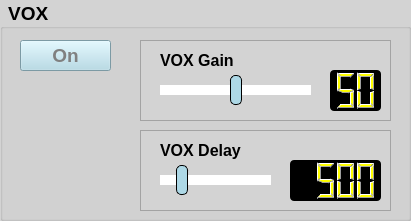
     <widget class="QGroupBox" name="VOX_groupBox">
      <property name="geometry">
       <rect>
        <x>760</x>
        <y>290</y>
        <width>411</width>
        <height>221</height>
       </rect>
      </property>
      <property name="font">
       <font>
        <pointsize>14</pointsize>
        <bold>true</bold>
       </font>
      </property>
      <property name="styleSheet">
       <string notr="true">QWidget{ background-color: lightgray;}</string>
      </property>
      <property name="title">
       <string> VOX</string>
      </property>
      <widget class="QFrame" name="VOX_frame_1">
       <property name="geometry">
        <rect>
         <x>140</x>
         <y>40</y>
         <width>251</width>
         <height>81</height>
        </rect>
       </property>
       <property name="frameShape">
        <enum>QFrame::Shape::StyledPanel</enum>
       </property>
       <property name="frameShadow">
        <enum>QFrame::Shadow::Raised</enum>
       </property>
       <widget class="QLabel" name="VOX_label_1">
        <property name="geometry">
         <rect>
          <x>20</x>
          <y>10</y>
          <width>141</width>
          <height>21</height>
         </rect>
        </property>
        <property name="font">
         <font>
          <pointsize>12</pointsize>
          <bold>true</bold>
         </font>
        </property>
        <property name="text">
         <string>VOX Gain</string>
        </property>
        <property name="alignment">
         <set>Qt::AlignmentFlag::AlignLeading|Qt::AlignmentFlag::AlignLeft|Qt::AlignmentFlag::AlignVCenter</set>
        </property>
        <property name="wordWrap">
         <bool>true</bool>
        </property>
       </widget>
       <widget class="QLCDNumber" name="VOX_gain_lcdNumber">
        <property name="geometry">
         <rect>
          <x>190</x>
          <y>30</y>
          <width>51</width>
          <height>41</height>
         </rect>
        </property>
        <property name="styleSheet">
         <string notr="true">QWidget{ border: 2px black; background-color: black;border-radius: 4px;}
QLCDNumber {color: yellow;}</string>
        </property>
        <property name="digitCount">
         <number>2</number>
        </property>
        <property name="intValue" stdset="0">
         <number>50</number>
        </property>
       </widget>
       <widget class="QSlider" name="VOX_gain_horizontalSlider">
        <property name="geometry">
         <rect>
          <x>20</x>
          <y>35</y>
          <width>151</width>
          <height>31</height>
         </rect>
        </property>
        <property name="styleSheet">
         <string notr="true">QSlider::groove:horizontal{background: lightgray; height: 10px; border-radius: 3px;}
QSlider::handle:horizontal{background: lightblue; border: 1px solid black; width: 10px; height: 30px; margin-top: -10px; margin-bottom: -10px; border-radius: 5px;}
QSlider::sub-page:horizontal{background: white;}
QSlider::add-page:horizontal{background: white;}
QSlider:disabled{color: darkgrey;}
QSlider:handle:disabled{background-color: darkgrey;  color: darkgrey;}</string>
        </property>
        <property name="value">
         <number>50</number>
        </property>
        <property name="orientation">
         <enum>Qt::Orientation::Horizontal</enum>
        </property>
       </widget>
      </widget>
      <widget class="QFrame" name="VOX_frame_2">
       <property name="geometry">
        <rect>
         <x>140</x>
         <y>130</y>
         <width>251</width>
         <height>81</height>
        </rect>
       </property>
       <property name="frameShape">
        <enum>QFrame::Shape::StyledPanel</enum>
       </property>
       <property name="frameShadow">
        <enum>QFrame::Shadow::Raised</enum>
       </property>
       <widget class="QLabel" name="VOX_label_2">
        <property name="geometry">
         <rect>
          <x>20</x>
          <y>10</y>
          <width>121</width>
          <height>21</height>
         </rect>
        </property>
        <property name="font">
         <font>
          <pointsize>12</pointsize>
          <bold>true</bold>
         </font>
        </property>
        <property name="text">
         <string>VOX Delay</string>
        </property>
        <property name="alignment">
         <set>Qt::AlignmentFlag::AlignLeading|Qt::AlignmentFlag::AlignLeft|Qt::AlignmentFlag::AlignVCenter</set>
        </property>
        <property name="wordWrap">
         <bool>true</bool>
        </property>
       </widget>
       <widget class="QLCDNumber" name="VOX_delay_lcdNumber">
        <property name="geometry">
         <rect>
          <x>150</x>
          <y>30</y>
          <width>91</width>
          <height>41</height>
         </rect>
        </property>
        <property name="styleSheet">
         <string notr="true">QWidget{ border: 2px black; background-color: black;border-radius: 4px;}
QLCDNumber {color: yellow;}</string>
        </property>
        <property name="digitCount">
         <number>4</number>
        </property>
        <property name="intValue" stdset="0">
         <number>500</number>
        </property>
       </widget>
       <widget class="QSlider" name="VOX_delay_horizontalSlider">
        <property name="geometry">
         <rect>
          <x>20</x>
          <y>35</y>
          <width>111</width>
          <height>31</height>
         </rect>
        </property>
        <property name="styleSheet">
         <string notr="true">QSlider::groove:horizontal{background: lightgray; height: 10px; border-radius: 3px;}
QSlider::handle:horizontal{background: lightblue; border: 1px solid black; width: 10px; height: 30px; margin-top: -10px; margin-bottom: -10px; border-radius: 5px;}
QSlider::sub-page:horizontal{background: white;}
QSlider::add-page:horizontal{background: white;}
QSlider:disabled{color: darkgrey;}
QSlider:handle:disabled{background-color: darkgrey;  color: darkgrey;}</string>
        </property>
        <property name="minimum">
         <number>30</number>
        </property>
        <property name="maximum">
         <number>3000</number>
        </property>
        <property name="singleStep">
         <number>10</number>
        </property>
        <property name="pageStep">
         <number>100</number>
        </property>
        <property name="value">
         <number>500</number>
        </property>
        <property name="orientation">
         <enum>Qt::Orientation::Horizontal</enum>
        </property>
       </widget>
      </widget>
      <widget class="QPushButton" name="VOX_state_pushButton">
       <property name="geometry">
        <rect>
         <x>20</x>
         <y>40</y>
         <width>91</width>
         <height>31</height>
        </rect>
       </property>
       <property name="font">
        <font>
         <pointsize>14</pointsize>
         <bold>true</bold>
        </font>
       </property>
       <property name="styleSheet">
        <string notr="true">QPushButton{ background-color: lightblue; color: grey}
QPushButton::checked{ background-color: red; color: black}</string>
       </property>
       <property name="text">
        <string>On</string>
       </property>
       <property name="checkable">
        <bool>true</bool>
       </property>
       <property name="checked">
        <bool>false</bool>
       </property>
      </widget>
     </widget>
